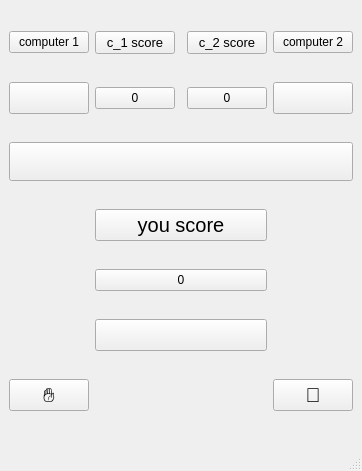
<?xml version="1.0" encoding="UTF-8"?>
<ui version="4.0">
 <class>MainWindow</class>
 <widget class="QMainWindow" name="MainWindow">
  <property name="geometry">
   <rect>
    <x>0</x>
    <y>0</y>
    <width>342</width>
    <height>471</height>
   </rect>
  </property>
  <property name="windowTitle">
   <string>MainWindow</string>
  </property>
  <widget class="QWidget" name="centralwidget">
   <layout class="QGridLayout" name="gridLayout">
    <item row="12" column="0">
     <widget class="QPushButton" name="l">
      <property name="font">
       <font>
        <pointsize>15</pointsize>
       </font>
      </property>
      <property name="text">
       <string>✋</string>
      </property>
     </widget>
    </item>
    <item row="0" column="4">
     <widget class="QPushButton" name="pushButton_8">
      <property name="text">
       <string>computer 2</string>
      </property>
     </widget>
    </item>
    <item row="0" column="3">
     <widget class="QPushButton" name="pushButton_6">
      <property name="font">
       <font>
        <pointsize>10</pointsize>
       </font>
      </property>
      <property name="text">
       <string>c_2 score</string>
      </property>
     </widget>
    </item>
    <item row="0" column="1">
     <widget class="QPushButton" name="pushButton_9">
      <property name="font">
       <font>
        <pointsize>10</pointsize>
       </font>
      </property>
      <property name="text">
       <string>c_1 score</string>
      </property>
     </widget>
    </item>
    <item row="1" column="3">
     <widget class="QPushButton" name="c2_s">
      <property name="text">
       <string>0</string>
      </property>
     </widget>
    </item>
    <item row="1" column="4">
     <widget class="QPushButton" name="c_2">
      <property name="font">
       <font>
        <pointsize>15</pointsize>
       </font>
      </property>
      <property name="text">
       <string/>
      </property>
     </widget>
    </item>
    <item row="1" column="1">
     <widget class="QPushButton" name="c1_s">
      <property name="text">
       <string>0</string>
      </property>
     </widget>
    </item>
    <item row="5" column="1" colspan="3">
     <widget class="QPushButton" name="y_s">
      <property name="text">
       <string>0</string>
      </property>
     </widget>
    </item>
    <item row="0" column="0">
     <widget class="QPushButton" name="pushButton_7">
      <property name="text">
       <string>computer 1</string>
      </property>
     </widget>
    </item>
    <item row="4" column="1" colspan="3">
     <widget class="QPushButton" name="pushButton">
      <property name="font">
       <font>
        <pointsize>15</pointsize>
       </font>
      </property>
      <property name="text">
       <string>you score</string>
      </property>
     </widget>
    </item>
    <item row="12" column="4">
     <widget class="QPushButton" name="r">
      <property name="font">
       <font>
        <pointsize>15</pointsize>
       </font>
      </property>
      <property name="text">
       <string>👋</string>
      </property>
     </widget>
    </item>
    <item row="2" column="0" colspan="5">
     <widget class="QPushButton" name="text">
      <property name="font">
       <font>
        <pointsize>20</pointsize>
       </font>
      </property>
      <property name="text">
       <string/>
      </property>
     </widget>
    </item>
    <item row="1" column="0">
     <widget class="QPushButton" name="c_1">
      <property name="font">
       <font>
        <pointsize>15</pointsize>
       </font>
      </property>
      <property name="text">
       <string/>
      </property>
     </widget>
    </item>
    <item row="6" column="1" colspan="3">
     <widget class="QPushButton" name="you">
      <property name="font">
       <font>
        <pointsize>15</pointsize>
       </font>
      </property>
      <property name="text">
       <string/>
      </property>
     </widget>
    </item>
   </layout>
  </widget>
  <widget class="QMenuBar" name="menubar">
   <property name="geometry">
    <rect>
     <x>0</x>
     <y>0</y>
     <width>342</width>
     <height>21</height>
    </rect>
   </property>
  </widget>
  <widget class="QStatusBar" name="statusbar"/>
 </widget>
 <resources/>
 <connections/>
</ui>
